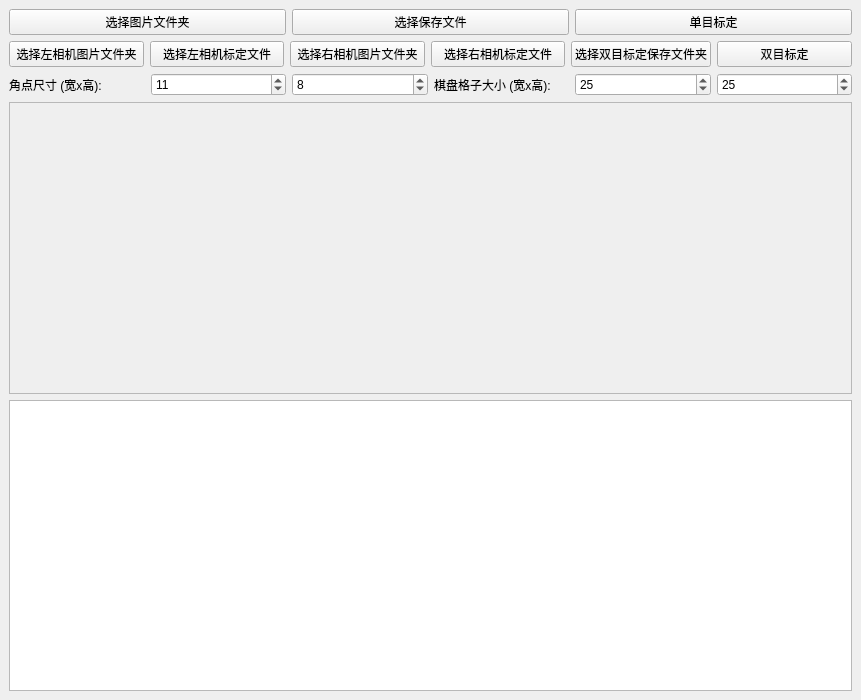
<?xml version="1.0" encoding="UTF-8"?>
<ui version="4.0">
 <class>QtDemo</class>
 <widget class="QMainWindow" name="QtDemo">
  <property name="geometry">
   <rect>
    <x>0</x>
    <y>0</y>
    <width>861</width>
    <height>700</height>
   </rect>
  </property>
  <property name="windowTitle">
   <string>双目相机标定程序v1.0</string>
  </property>
  <widget class="QWidget" name="centralwidget">
   <layout class="QGridLayout" name="gridLayout">
    <item row="0" column="0">
     <layout class="QHBoxLayout" name="horizontalLayout">
      <item>
       <widget class="QPushButton" name="btnSelectFolder">
        <property name="text">
         <string>选择图片文件夹</string>
        </property>
       </widget>
      </item>
      <item>
       <widget class="QPushButton" name="btnSelectSaveFile">
        <property name="text">
         <string>选择保存文件</string>
        </property>
       </widget>
      </item>
      <item>
       <widget class="QPushButton" name="btnSingleCalibrate">
        <property name="text">
         <string>单目标定</string>
        </property>
       </widget>
      </item>
     </layout>
    </item>
    <item row="1" column="0">
     <layout class="QHBoxLayout" name="horizontalLayout_3">
      <item>
       <widget class="QPushButton" name="btnSelectLeftFolder">
        <property name="text">
         <string>选择左相机图片文件夹</string>
        </property>
       </widget>
      </item>
      <item>
       <widget class="QPushButton" name="btnSelectLeftCalibFile">
        <property name="text">
         <string>选择左相机标定文件</string>
        </property>
       </widget>
      </item>
      <item>
       <widget class="QPushButton" name="btnSelectRightFolder">
        <property name="text">
         <string>选择右相机图片文件夹</string>
        </property>
       </widget>
      </item>
      <item>
       <widget class="QPushButton" name="btnSelectRightCalibFile">
        <property name="text">
         <string>选择右相机标定文件</string>
        </property>
       </widget>
      </item>
      <item>
       <widget class="QPushButton" name="btnSelectStereoSaveFolder">
        <property name="text">
         <string>选择双目标定保存文件夹</string>
        </property>
       </widget>
      </item>
      <item>
       <widget class="QPushButton" name="btnStereoCalibrate">
        <property name="text">
         <string>双目标定</string>
        </property>
       </widget>
      </item>
     </layout>
    </item>
    <item row="2" column="0">
     <layout class="QHBoxLayout" name="horizontalLayout_2">
      <item>
       <widget class="QLabel" name="labelCornerSize">
        <property name="text">
         <string>角点尺寸 (宽x高):</string>
        </property>
       </widget>
      </item>
      <item>
       <widget class="QSpinBox" name="spinCornerWidth">
        <property name="minimum">
         <number>1</number>
        </property>
        <property name="maximum">
         <number>20</number>
        </property>
        <property name="value">
         <number>11</number>
        </property>
       </widget>
      </item>
      <item>
       <widget class="QSpinBox" name="spinCornerHeight">
        <property name="minimum">
         <number>1</number>
        </property>
        <property name="maximum">
         <number>20</number>
        </property>
        <property name="value">
         <number>8</number>
        </property>
       </widget>
      </item>
      <item>
       <widget class="QLabel" name="labelSquareSize">
        <property name="text">
         <string>棋盘格子大小 (宽x高):</string>
        </property>
       </widget>
      </item>
      <item>
       <widget class="QSpinBox" name="spinSquareWidth">
        <property name="minimum">
         <number>1</number>
        </property>
        <property name="maximum">
         <number>100</number>
        </property>
        <property name="value">
         <number>25</number>
        </property>
       </widget>
      </item>
      <item>
       <widget class="QSpinBox" name="spinSquareHeight">
        <property name="minimum">
         <number>1</number>
        </property>
        <property name="maximum">
         <number>100</number>
        </property>
        <property name="value">
         <number>25</number>
        </property>
       </widget>
      </item>
     </layout>
    </item>
    <item row="3" column="0">
     <layout class="QVBoxLayout" name="verticalLayout">
      <item>
       <widget class="QScrollArea" name="scrollArea">
        <property name="widgetResizable">
         <bool>true</bool>
        </property>
        <widget class="QWidget" name="scrollAreaWidgetContents">
         <property name="geometry">
          <rect>
           <x>0</x>
           <y>0</y>
           <width>839</width>
           <height>175</height>
          </rect>
         </property>
         <property name="maximumSize">
          <size>
           <width>16777215</width>
           <height>175</height>
          </size>
         </property>
        </widget>
       </widget>
      </item>
      <item>
       <widget class="QTextEdit" name="textEdit">
        <property name="readOnly">
         <bool>true</bool>
        </property>
        <property name="tabStopDistance">
         <double>80.000000000000000</double>
        </property>
       </widget>
      </item>
     </layout>
    </item>
   </layout>
  </widget>
 </widget>
 <resources/>
 <connections/>
</ui>
